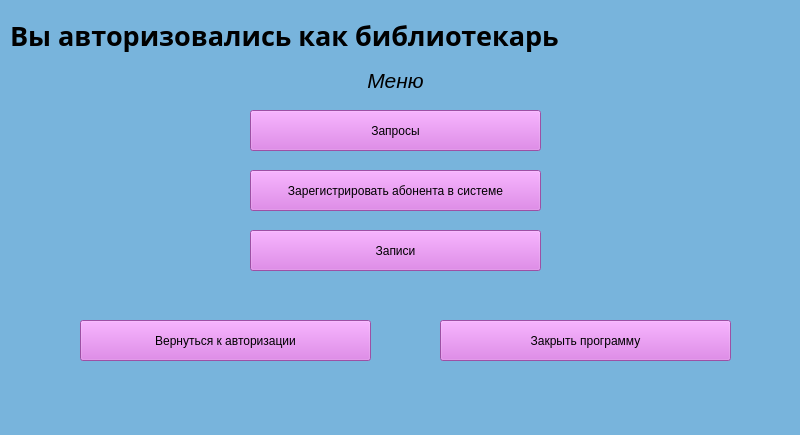
<?xml version="1.0" encoding="UTF-8"?>
<ui version="4.0">
 <class>usermenu</class>
 <widget class="QMainWindow" name="usermenu">
  <property name="geometry">
   <rect>
    <x>0</x>
    <y>0</y>
    <width>800</width>
    <height>435</height>
   </rect>
  </property>
  <property name="windowTitle">
   <string>Меню библиотекаря</string>
  </property>
  <property name="autoFillBackground">
   <bool>false</bool>
  </property>
  <property name="styleSheet">
   <string notr="true">background-color: rgb(120, 180,220);
</string>
  </property>
  <widget class="QWidget" name="centralwidget">
   <widget class="QLabel" name="label">
    <property name="geometry">
     <rect>
      <x>10</x>
      <y>-30</y>
      <width>951</width>
      <height>131</height>
     </rect>
    </property>
    <property name="font">
     <font>
      <family>Ubuntu Condensed</family>
      <pointsize>15</pointsize>
      <weight>75</weight>
      <bold>true</bold>
     </font>
    </property>
    <property name="text">
     <string>&lt;html&gt;&lt;head/&gt;&lt;body&gt;&lt;p&gt;&lt;span style=&quot; font-size:20pt;&quot;&gt;Вы авторизовались как библиотекарь&lt;/span&gt;&lt;/p&gt;&lt;/body&gt;&lt;/html&gt;</string>
    </property>
   </widget>
   <widget class="QLabel" name="label_2">
    <property name="geometry">
     <rect>
      <x>10</x>
      <y>60</y>
      <width>771</width>
      <height>41</height>
     </rect>
    </property>
    <property name="styleSheet">
     <string notr="true"/>
    </property>
    <property name="text">
     <string>&lt;html&gt;&lt;head/&gt;&lt;body&gt;&lt;p align=&quot;center&quot;&gt;&lt;span style=&quot; font-size:16pt; font-style:italic;&quot;&gt;Меню&lt;/span&gt;&lt;/p&gt;&lt;/body&gt;&lt;/html&gt;</string>
    </property>
   </widget>
   <widget class="QPushButton" name="btnOrders">
    <property name="geometry">
     <rect>
      <x>250</x>
      <y>110</y>
      <width>291</width>
      <height>41</height>
     </rect>
    </property>
    <property name="autoFillBackground">
     <bool>false</bool>
    </property>
    <property name="styleSheet">
     <string notr="true">background-color: rgb(220, 112,230);
</string>
    </property>
    <property name="text">
     <string>Запросы</string>
    </property>
   </widget>
   <widget class="QPushButton" name="btnReg">
    <property name="geometry">
     <rect>
      <x>250</x>
      <y>170</y>
      <width>291</width>
      <height>41</height>
     </rect>
    </property>
    <property name="styleSheet">
     <string notr="true">background-color: rgb(220, 112,230);
</string>
    </property>
    <property name="text">
     <string>Зарегистрировать абонента в системе</string>
    </property>
   </widget>
   <widget class="QPushButton" name="btnGoods">
    <property name="geometry">
     <rect>
      <x>250</x>
      <y>230</y>
      <width>291</width>
      <height>41</height>
     </rect>
    </property>
    <property name="styleSheet">
     <string notr="true">background-color: rgb(220, 112,230);
</string>
    </property>
    <property name="text">
     <string>Записи</string>
    </property>
   </widget>
   <widget class="QPushButton" name="btnBack">
    <property name="geometry">
     <rect>
      <x>80</x>
      <y>320</y>
      <width>291</width>
      <height>41</height>
     </rect>
    </property>
    <property name="styleSheet">
     <string notr="true">background-color: rgb(220, 112,230);
</string>
    </property>
    <property name="text">
     <string>Вернуться к авторизации</string>
    </property>
   </widget>
   <widget class="QPushButton" name="btnClose">
    <property name="geometry">
     <rect>
      <x>440</x>
      <y>320</y>
      <width>291</width>
      <height>41</height>
     </rect>
    </property>
    <property name="styleSheet">
     <string notr="true">background-color: rgb(220, 112,230);
</string>
    </property>
    <property name="text">
     <string>Закрыть программу</string>
    </property>
   </widget>
  </widget>
  <widget class="QMenuBar" name="menubar">
   <property name="geometry">
    <rect>
     <x>0</x>
     <y>0</y>
     <width>800</width>
     <height>22</height>
    </rect>
   </property>
  </widget>
  <widget class="QStatusBar" name="statusbar"/>
 </widget>
 <resources/>
 <connections/>
</ui>
